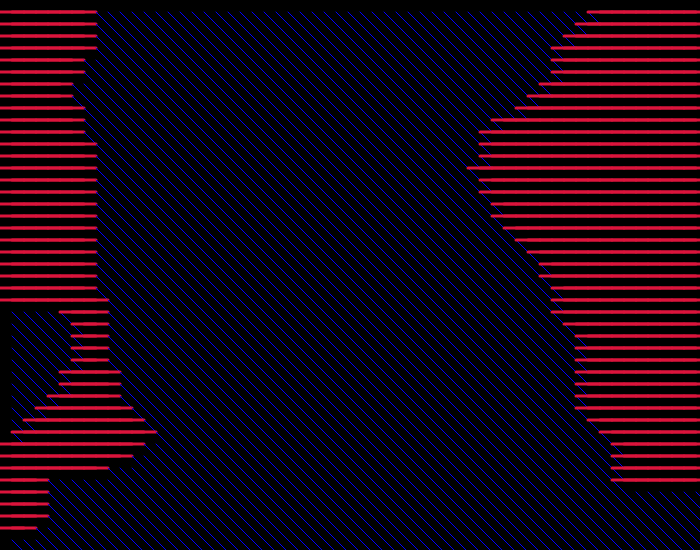
Frame 1 (no input)
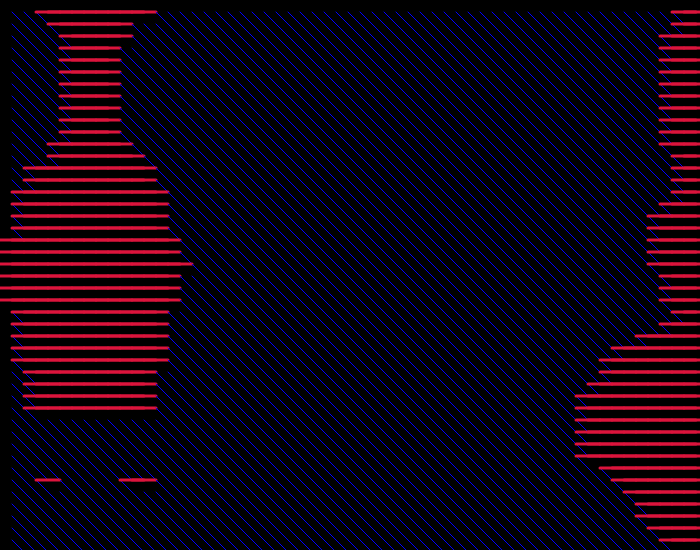
Frame 60 (no input)
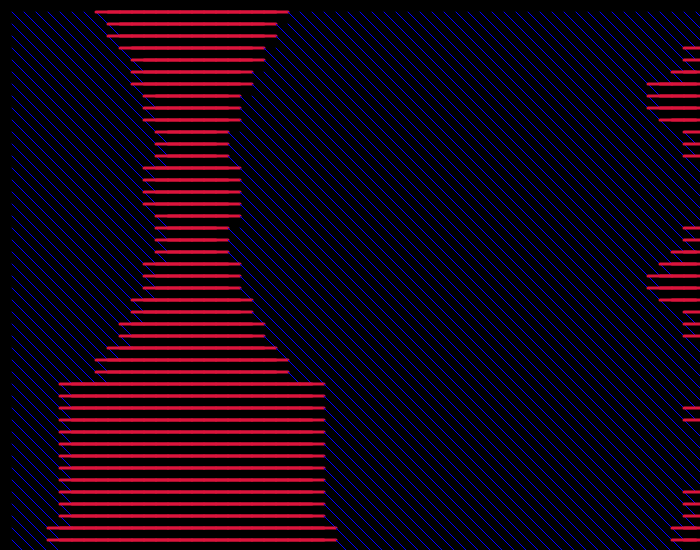
Frame 120 (the mouse pressed at the canvas centre since frame 60)

The p5.js sketch that drew these frames (run headless with seeded random() and noise() and a simulated clock; from frame 60 on, the mouse is pressed at the canvas centre):

// p5.js sketch
// ── sketch.js
// -
// 10 PRINT 0.1 by GaiaAndruccioli [10 PRINT, movimento, pattern]
// 2021 © GaiaAndruccioli, Daniele @Fupete, Irene @iretrtr and the course DS-2021 at DESIGN.unirsm,
// github.com/ds-2021-unirsm — github.com/fupete - github.com/Graphein0707
// Educational purposes, MIT License, 2021, San Marino
// —
// Credits/Thanks to:
// @BenjaminHabert for
// https://github.com/BenjaminHabert
// 

let num = 12;
let pattern;

function setup() {
  createCanvas(700, 550);
  pattern = new Pattern();
}

function draw() {
  background(0);

  for (let x = num; x < width; x += num) {
    for (let y = num; y < height; y += num) {
      push();
      translate(x, y);
      let mov = pattern.trama(x, y);
      disegno(mov);
      pop();
    }
  }
    pattern.movimento();
}

function disegno(mov) {
  if (mov < 0.5) {
    strokeWeight(1);
    stroke(0, 0, 255);
    line(0, 0, num, num);
  
  } else {
    strokeWeight(3);
    stroke(220, 20, 60);
    line(num, 0, -num, 0);
  }
}
// ── pattern.js
class Pattern {
  constructor() {
    angleMode(RADIANS);
    
    this.time = 0;
    this.flusso = 0;
    this.flussob = 0;
  }

  movimento() {
    this.linee = random(0.1, 3);

    this.flusso += noise(this.linee) * 0.01;
    this.flussob += noise(this.linee - 2) * 0.01;
    this.time += 0.01;
  }

  trama(x, y) {
    return noise(
      (2 * x) / width - this.flusso,
      (2 * y) / width - this.flussob,
      this.time
    );
  }
}
